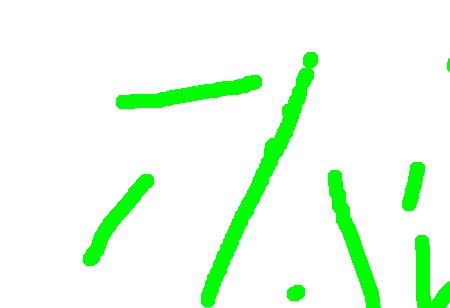
#> input picture Line/failure_line1.jpg, 450 x 308 px; its folder holds only this picture in this run
$ python 'Neuron_Trainer (copy).py'   (Python 2 division)   (older library calls are emulated)
#> lines starting #> are read from the running program, lines starting #| are printed output that depends on the picture; after the words box and inside, x2 and y2 are one past the last pixel; in counts of white or black regions, pixels touching at a corner belong together
#> in getPointsFromImage, img is the input picture: shape (308, 450, 3); mean B, G, R 232.2, 254.5, 232.1
import numpy as numpyLib
import cv2
import math
from os import listdir
from os.path import isfile, join
from matplotlib import pyplot as plt


def getGradientPoints(image):
    img_grey = cv2.cvtColor(image, cv2.COLOR_BGR2GRAY)
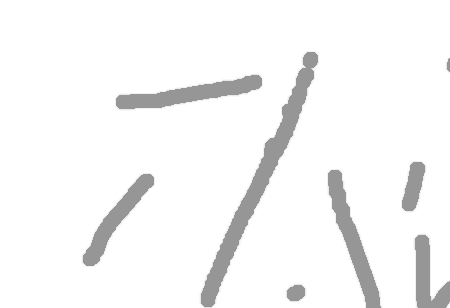
#> img_grey: shape (308, 450); min 149, max 255, mean 245.2
    dx = cv2.Sobel(img_grey, cv2.CV_16S, 1, 0)
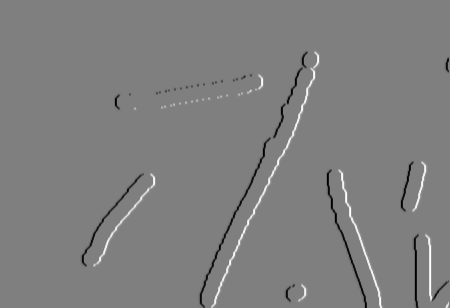
#> dx: shape (308, 450) int16; min -421, max 422, mean -0.2; drawn with min black and max white
    abs_dx = cv2.convertScaleAbs( dx)
    dy = cv2.Sobel(img_grey, cv2.CV_16S, 0, 1)
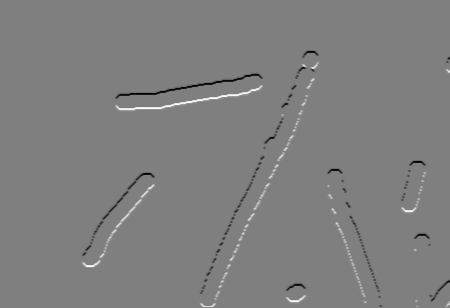
#> dy: shape (308, 450) int16; min -422, max 421, mean -0.3; drawn with min black and max white
    abs_dy = cv2.convertScaleAbs( dy)
    grad_approx = cv2.addWeighted( abs_dx, 0.5, abs_dy, 0.5, 0 )
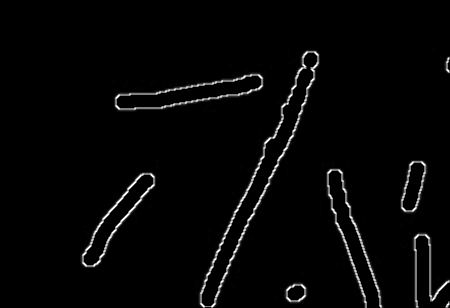
#> grad_approx: shape (308, 450); min 0, max 255, mean 5.7
    #cv2.namedWindow("gradient", cv2.CV_WINDOW_AUTOSIZE)
    #cv2.imshow("gradient",grad_approx)
    #cv2.waitKey(0) & 0xFF
    #cv2.destroyWindow("gradient")
    averageValue = numpyLib.average(grad_approx)
#> averageValue = 5.74
    nonZeroPoints = numpyLib.nonzero(grad_approx > averageValue * 0.95)
#> nonZeroPoints = 7298 positions, rows 50 to 307, columns 80 to 449

    return [(a[1], a[0]) for a in zip(*nonZeroPoints)]

def getPointsFromImage(fileName, size_of_ann):
    img = cv2.imread(fileName, cv2.CV_LOAD_IMAGE_COLOR)
    gradientPoints = getGradientPoints(img)
#> gradientPoints = 7298 pairs, first value 80 to 449, second value 50 to 307
    # Initiate STAR detector
    orb = cv2.ORB(1800)

    # find the keypoints with ORB
    keypoints = orb.detect(img,None)
#> keypoints = 382 keypoints; strongest (x, y, size): (303, 66, 31), (334, 173, 92.6), (119, 102, 92.6), (313, 69, 31)

    orbPoints = [x.pt for x in keypoints]
#> orbPoints = 382 pairs, first value 82.08 to 418, second value 51.6 to 275

    mergedPoints = orbPoints + gradientPoints
#> mergedPoints = 7680 pairs, first value 80 to 449, second value 50 to 307

    # compute the descriptors with ORB
    #kp, des = orb.compute(img, kp)
    mid_x = 0
    mid_y = 0
    min_x = 0
    min_y = 0
    max_x = 0
    max_y = 0
    if len(mergedPoints) > 0:
        print "path: ", fileName
        print "points found: ", len(mergedPoints)
#| points found:  7680
        mid_x = 0
        mid_y = 0
        min_x = mergedPoints[0][0]
#> min_x = 307
        min_y = mergedPoints[0][1]
#> min_y = 52
        max_x = min_x
#> max_x = 307
        max_y = min_y
#> max_y = 52
        for point in mergedPoints:
            x = point[0]
            y = point[1]
            mid_x += x
            mid_y += y
            min_x = min(min_x, x)
            min_y = min(min_y, y)
            max_x = max(max_x, x)
            max_y = max(max_y, y)
#> this loop made 7680 passes
#> (x, y, mid_x, mid_y, min_x, max_x, max_y) on passes 1 to 3: (307, 52, 307, 52, 307, 307, 52), (314, 52, 621, 104, 307, 314, 52), (317, 55, 938, 159, 307, 317, 55)
#> after the loop, mid_x = 2082528.6; mid_y = 1453214.2
        mid_x /= len(mergedPoints)
#> mid_x = 271.2
        mid_y /= len(mergedPoints)
#> mid_y = 189.2
    max_dist_from_center = max(mid_x - min_x, max_x - mid_x, mid_y - min_y, max_y - mid_y)
#> max_dist_from_center = 191.2
    ratio = size_of_ann / (2.0 * max_dist_from_center)
#> ratio = 0.105
    min_x_i = math.floor(min_x).__int__()
#> min_x_i = 80
    min_y_i = math.floor(min_y).__int__()
#> min_y_i = 50
    max_x_i = math.floor(max_x).__int__()
#> max_x_i = 449
    max_y_i = math.floor(max_y).__int__()
#> max_y_i = 307
    # draw only keypoints location,not size and orientation
    img2 = img.copy()
    cv2.line(img2, (min_x_i, min_y_i), (min_x_i, max_y_i), (0, 255, 0), 4)
    cv2.line(img2, (min_x_i, min_y_i), (max_x_i, min_y_i), (0, 255, 0), 4)
    cv2.line(img2, (max_x_i, max_y_i), (max_x_i, min_y_i), (0, 255, 0), 4)
    cv2.line(img2, (min_x_i, max_y_i), (max_x_i, max_y_i), (0, 255, 0), 4)
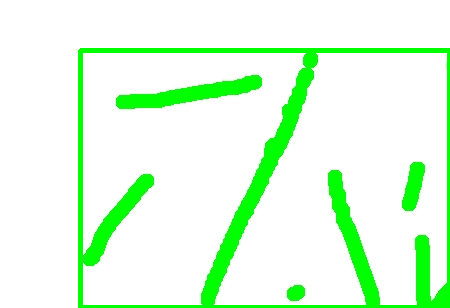
#> img2: shape (308, 450, 3); mean B, G, R 223.4, 254.5, 223.4

    result_vector = numpyLib.zeros((size_of_ann , size_of_ann))


    for point in mergedPoints:
        x = point[0]
        y = point[1]
        x -= mid_x
        y -= mid_y
        x *= ratio
        y *= ratio
        x += size_of_ann / 2
        y += size_of_ann / 2
        ix = x.__int__()
        iy = y.__int__()
        ix = min(size_of_ann - 1, ix)
        iy = min(size_of_ann - 1, iy)
        ix = max(0, ix)
        iy = max(0, iy)
        cv2.circle(img2, (ix, iy), 1, (0, 255, 0))
        cv2.circle(
             img2,
             (point[0].__int__(), point[1].__int__()),
             1,
             (255, 0, 0))
        #index = math.floor(y * size_of_ann + x).__int__()
        #index = min(index, size_of_ann * size_of_ann)
        #index = max(index, 0)
        result_vector[iy, ix] = 1
#> this loop made 7680 passes
#> point on passes 16 to 18: (261, 85), (292, 89), (307, 89)
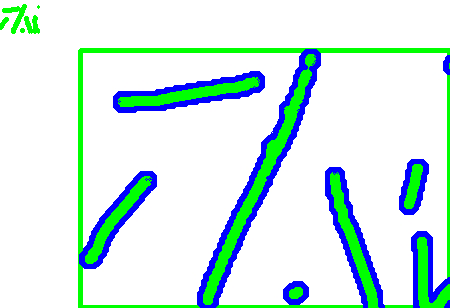
#> img2: shape (308, 450, 3); 8.14% of pixels changed, all inside (x1, y1, x2, y2) = (0, 4, 450, 308)
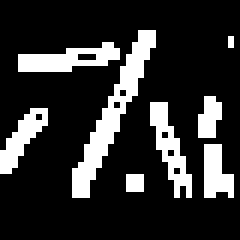
#> result_vector: shape (40, 40) float64 (shown 6 times larger); values 0 (black) and 1 (white), 18.6% white in thin lines or dots, all inside (x1, y1, x2, y2) = (0, 5, 39, 33)
    cv2.namedWindow("FoundKeyPoints", cv2.CV_WINDOW_AUTOSIZE)
    cv2.imshow("FoundKeyPoints", img2)
    cv2.waitKey(0) & 0xFF
    #cv2.imshow("FoundKeyPoints", result_vector)
    #cv2.waitKey(0) & 0xFF
    cv2.destroyWindow("FoundKeyPoints")
    return result_vector.flatten('C')


imagesNames = [f for f in listdir("./") if isfile(join("./", f)) and
    (f.endswith(".png") or f.endswith(".jpg"))]
learningImages = [f for f in imagesNames
                    if f.startswith("success_") or
                         f.startswith("failure_")]

print imagesNames

size_of_ann = 40
count_of_images = len(learningImages)
print count_of_images
learning_set = numpyLib.zeros((count_of_images, size_of_ann * size_of_ann))
target_set = numpyLib.zeros((count_of_images, 1))
for imageIndex in range(len(learningImages)):
    imagePath = learningImages[imageIndex]
    cur_result = getPointsFromImage(imagePath, size_of_ann)
    to_set = cur_result.reshape((size_of_ann * size_of_ann))
    learning_set[imageIndex, :] = to_set
    if imagePath.startswith("success_"):
        target_set[imageIndex, 0] = 1
    elif imagePath.startswith("failure_"):
        target_set[imageIndex, 0] = 0
boundaries = numpyLib.zeros((size_of_ann * size_of_ann, 2))
boundaries[:, 1] = numpyLib.ones((size_of_ann * size_of_ann, 1)).reshape((size_of_ann * size_of_ann))


# Create train samples
# train sum function

# Create network with 2 inputs, 5 neurons in input layer
# And 1 in output layer
from ffnet import ffnet, mlgraph, savenet
print("Starting train of neural network:")
#> (the run stopped early here; a loop or call above may not have finished)

$ run again, on Line/failure_line5.jpg
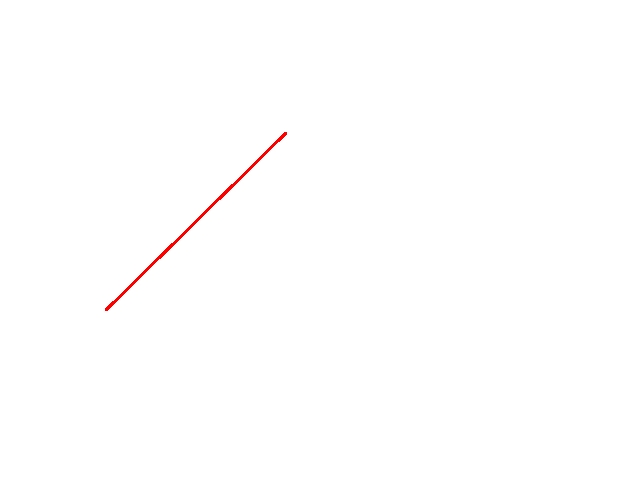
#> input picture Line/failure_line5.jpg, 640 x 480 px
#> in getPointsFromImage, img is the input picture: shape (480, 640, 3); mean B, G, R 254.4, 254.4, 254.9
#> in getGradientPoints, `abs_dx = cv2.convertScaleAbs( dx)`:
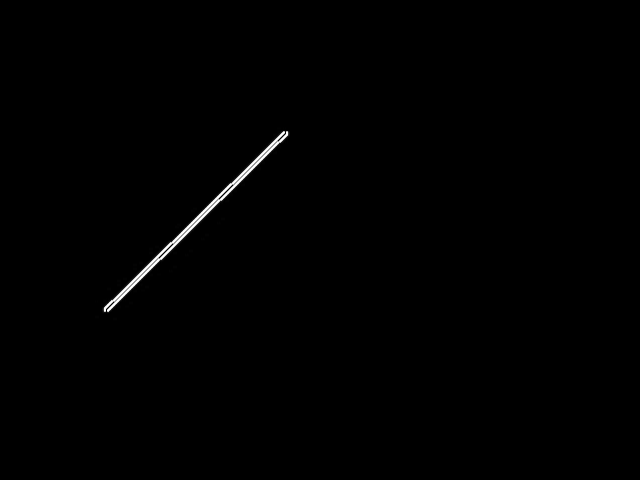
#> abs_dx: shape (480, 640); min 0, max 255, mean 1.1
#> averageValue = 1.1
#> nonZeroPoints = 3005 positions, rows 127 to 320, columns 95 to 289
#> gradientPoints = 3005 pairs, first value 95 to 289, second value 127 to 320
#> keypoints = 81 keypoints; strongest (x, y, size): (286, 133, 31), (105, 310, 31), (106, 310, 37.2), (107, 308, 44.6)
#> orbPoints = 81 pairs, first value 105 to 286, second value 132.5 to 310
#> mergedPoints = 3086 pairs, first value 95 to 289, second value 127 to 320
#| points found:  3086
#> in getPointsFromImage, `min_x = mergedPoints[0][0]`: min_x = 286
#> in getPointsFromImage, `min_y = mergedPoints[0][1]`: min_y = 133
#> in getPointsFromImage, `max_x = min_x`: max_x = 286
#> in getPointsFromImage, `max_y = min_y`: max_y = 133
#> the loop in getPointsFromImage, `for point in mergedPoints:` made 3086 passes
#> (x, y, mid_x, mid_y, min_x, min_y, max_y) on passes 1 to 3: (286, 133, 286, 133, 286, 133, 133), (105, 310, 391, 443, 105, 133, 310), (285.6, 133.2, 676.6, 576.2, 105, 133, 310)
#> after the loop in getPointsFromImage, `for point in mergedPoints:`: mid_x = 593884.1; mid_y = 692727.5
#> in getPointsFromImage, `mid_x /= len(mergedPoints)`: mid_x = 192.4
#> in getPointsFromImage, `mid_y /= len(mergedPoints)`: mid_y = 224.5
#> max_dist_from_center = 97.47
#> ratio = 0.205
#> min_x_i = 95
#> min_y_i = 127
#> max_x_i = 289
#> max_y_i = 320
#> the loop in getPointsFromImage, `for point in mergedPoints:` made 3086 passes
#> point on passes 16 to 18: (190.8, 226.8), (184.8, 232.8), (178.8, 238.8)
#> after the loop in getPointsFromImage, `for point in mergedPoints:`:
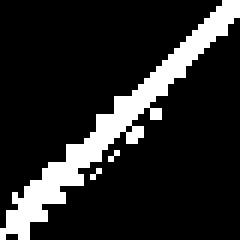
#> result_vector: shape (40, 40) float64 (shown 6 times larger); values 0 (black) and 1 (white), 15.1% white; 3 white regions (2 under 20 px), largest, box (x1, y1, x2, y2) and area: (0, 0, 40, 40) 238

$ run again, on Line/failure_line2.jpg
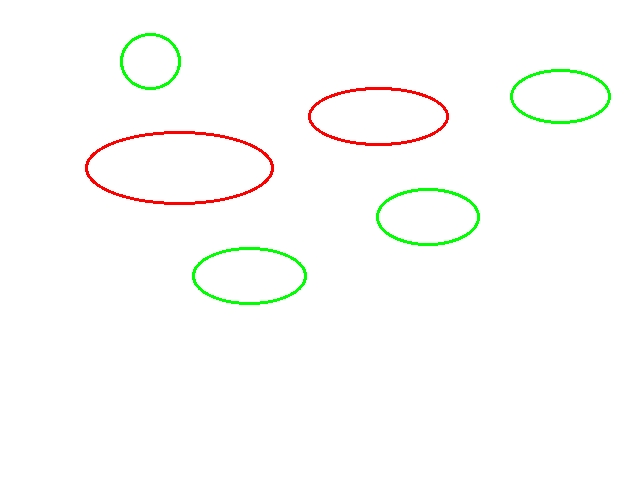
#> input picture Line/failure_line2.jpg, 640 x 480 px
#> in getPointsFromImage, img is the input picture: shape (480, 640, 3); mean B, G, R 250.8, 252.9, 252.3
#> averageValue = 5.09
#> nonZeroPoints = 13509 positions, rows 30 to 307, columns 82 to 613
#> gradientPoints = 13509 pairs, first value 82 to 613, second value 30 to 307
#> keypoints = 580 keypoints; strongest (x, y, size): (311, 116, 53.6), (308, 116, 53.6), (448, 115, 44.6), (311, 115, 44.6)
#> orbPoints = 580 pairs, first value 84.6 to 590.4, second value 53.28 to 301.2
#> mergedPoints = 14089 pairs, first value 82 to 613, second value 30 to 307
#| points found:  14089
#> in getPointsFromImage, `min_x = mergedPoints[0][0]`: min_x = 198
#> in getPointsFromImage, `min_y = mergedPoints[0][1]`: min_y = 262
#> in getPointsFromImage, `max_x = min_x`: max_x = 198
#> in getPointsFromImage, `max_y = min_y`: max_y = 262
#> the loop in getPointsFromImage, `for point in mergedPoints:` made 14089 passes
#> (x, y, mid_x, mid_y, min_x, min_y, max_x, max_y) on passes 1 to 3: (198, 262, 198, 262, 198, 262, 198, 262), (300, 262, 498, 524, 198, 262, 300, 262), (198, 289, 696, 813, 198, 262, 300, 289)
#> after the loop in getPointsFromImage, `for point in mergedPoints:`: mid_x = 4454573.1; mid_y = 2265667.2
#> in getPointsFromImage, `mid_x /= len(mergedPoints)`: mid_x = 316.2
#> in getPointsFromImage, `mid_y /= len(mergedPoints)`: mid_y = 160.8
#> max_dist_from_center = 296.8
#> ratio = 0.0674
#> min_x_i = 82
#> min_y_i = 30
#> max_x_i = 613
#> max_y_i = 307
#> the loop in getPointsFromImage, `for point in mergedPoints:` made 14089 passes
#> point on passes 16 to 18: (424.8, 97.2), (513.6, 99.6), (315.6, 102)
#> after the loop in getPointsFromImage, `for point in mergedPoints:`:
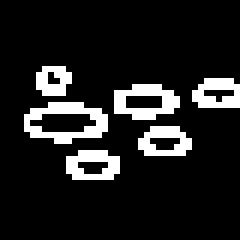
#> result_vector: shape (40, 40) float64 (shown 6 times larger); values 0 (black) and 1 (white), 12.4% white in thin lines or dots, all inside (x1, y1, x2, y2) = (4, 11, 40, 30)
